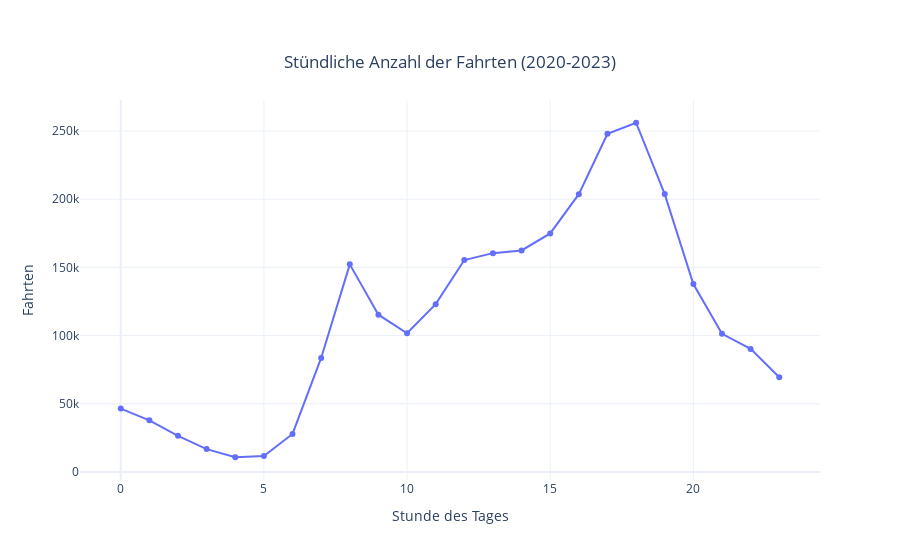

Write notebook code for a chart like this one.
### Code cell
#Anzahl der Fahrten pro Stunde
hourly_counts = df.groupby('HOUR').size().reset_index(name='HOURLY_COUNTS')

fig_hourly = px.line(
    hourly_counts, 
    x='HOUR', 
    y='HOURLY_COUNTS', 
    title='Stündliche Anzahl der Fahrten (2020-2023)', 
    labels={'HOURLY_COUNTS': 'Fahrten', 'HOUR': 'Stunde des Tages'},
    template="plotly_white"
)

fig_hourly.update_traces(mode='lines+markers')

#Titel in die Mitte setzen
fig_hourly.update_layout(
    title={
        'text': "Stündliche Anzahl der Fahrten (2020-2023)",
        'y': 0.9,  #Y-Position des Titels
        'x': 0.5,  #X-Position des Titels (zentriert)
        'xanchor': 'center',
        'yanchor': 'top'
    }
)

fig_hourly.show()

### Figure 1 — Plotly figure (JSON) as saved in the notebook; plotly's stock layout.template omitted (floating-point values rounded to 4 significant figures)
{"data": [{"hovertemplate": "Stunde des Tages=%{x}<br>Fahrten=%{y}<extra></extra>", "legendgroup": "", "line": {"color": "#636efa", "dash": "solid"}, "marker": {"symbol": "circle"}, "mode": "lines+markers", "name": "", "orientation": "v", "showlegend": false, "type": "scatter", "x": [0, 1, 2, 3, 4, 5, 6, 7, 8, 9, 10, 11, 12, 13, 14, 15, 16, 17, 18, 19, 20, 21, 22, 23], "xaxis": "x", "y": [46518, 37872, 26546, 16795, 10826, 11753, 27904, 83628, 152216, 115339, 101692, 123068, 155379, 160439, 162418, 174875, 203678, 248001, 256033, 203739, 137771, 101267, 90261, 69487], "yaxis": "y"}], "layout": {"legend": {"tracegroupgap": 0}, "title": {"text": "Stündliche Anzahl der Fahrten (2020-2023)", "x": 0.5, "xanchor": "center", "y": 0.9, "yanchor": "top"}, "xaxis": {"anchor": "y", "domain": [0, 1], "title": {"text": "Stunde des Tages"}}, "yaxis": {"anchor": "x", "domain": [0, 1], "title": {"text": "Fahrten"}}}}
